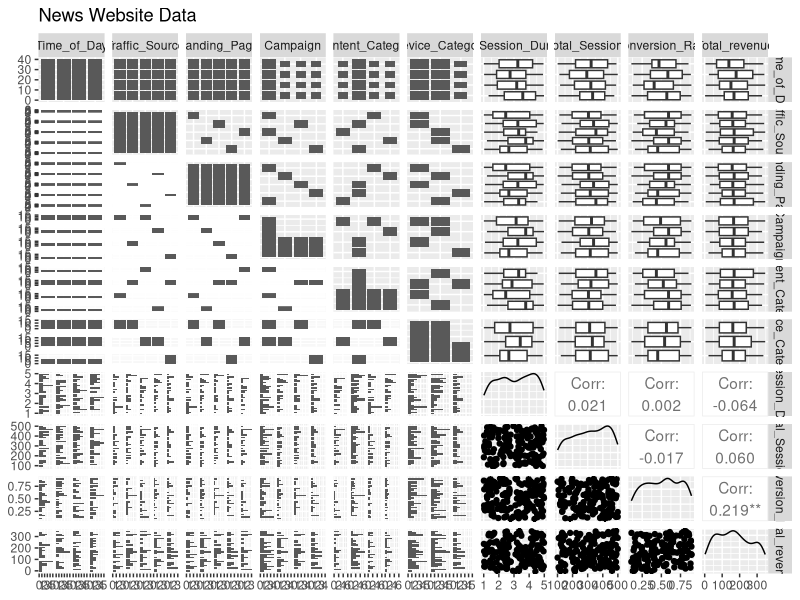
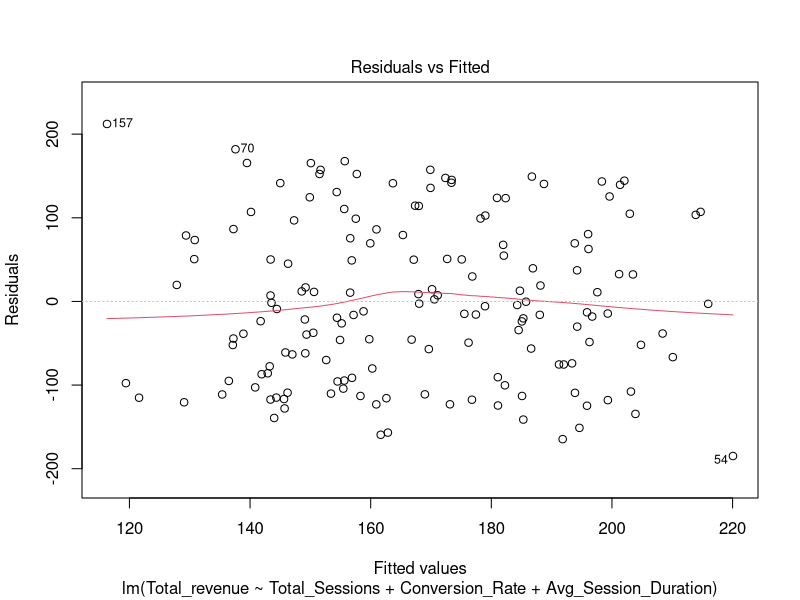
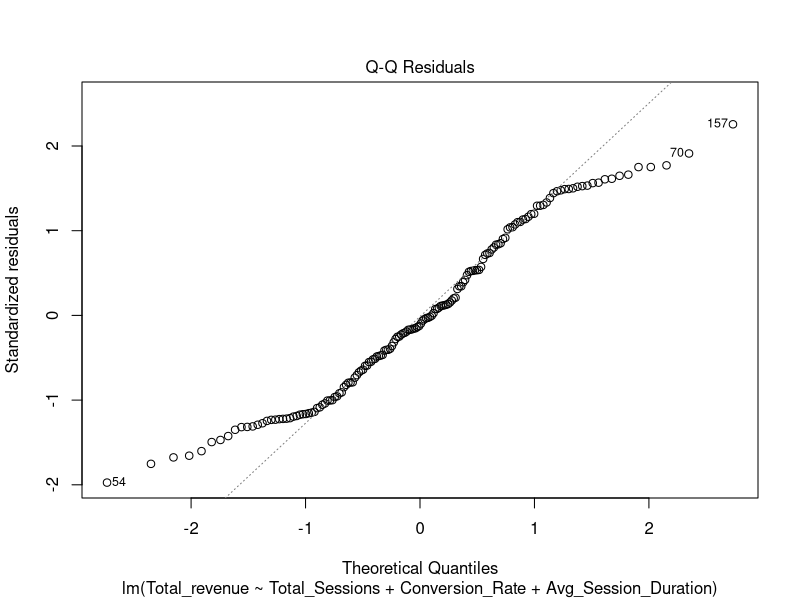
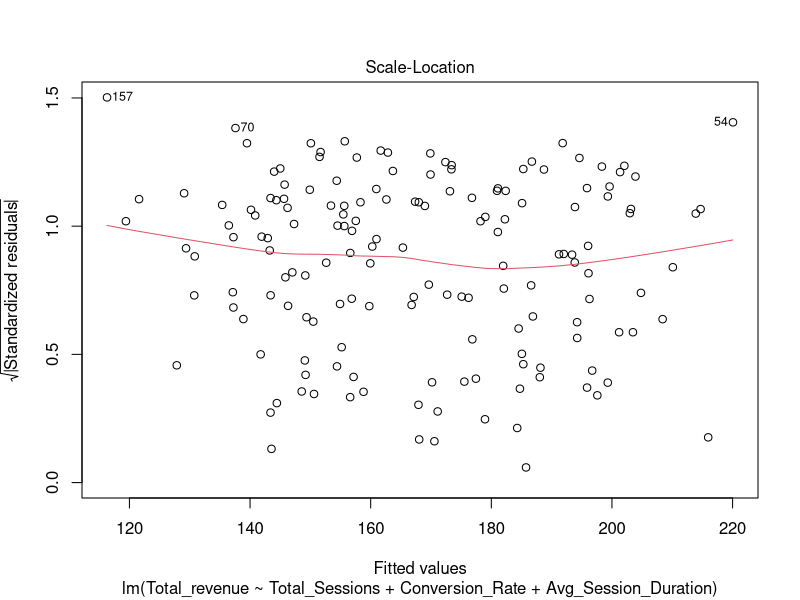
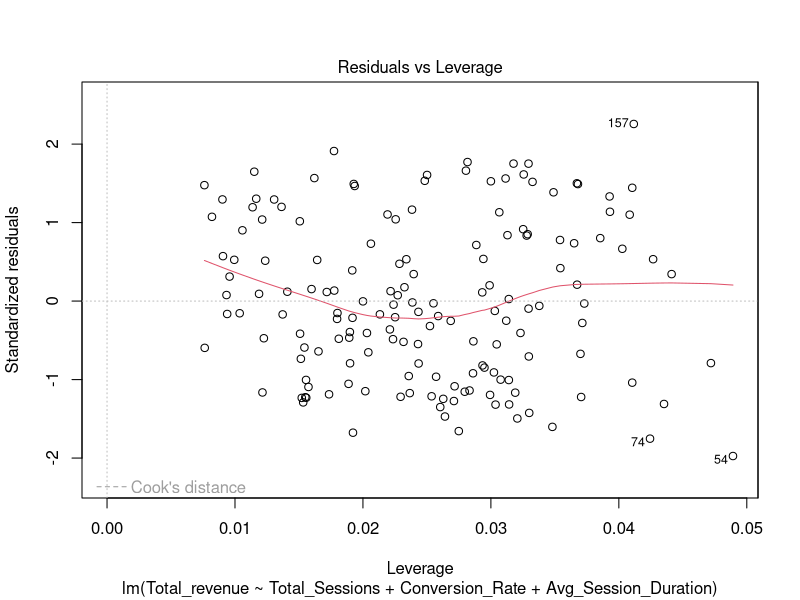

Reproduce these figures in R, in order.
## ---- chunk 1
knitr::opts_chunk$set(echo = TRUE)
## ---- chunk 2
library(readxl)
library(dplyr)

mydata <- read_excel("News Website Dataset_2.xlsx")
data_num <- mydata[, c("Avg_Session_Duration", "Total_Sessions", "Total_revenue","Conversion_Rate")]
## ---- chunk 3
model <- lm(Total_revenue ~ Total_Sessions
+ Conversion_Rate + Avg_Session_Duration, data = mydata)
model_fit <- summary(model)
print(model_fit)
## ---- chunk 4
coefficients(model_fit)
confint(model_fit,level=0.95)
fitted(model_fit)
## ---- chunk 5
library(GGally)
ggpairs(data=mydata, title="News Website Data")
plot(model)
residuals(model_fit)
## ---- chunk 6
new_data <- data.frame(Time_of_Day = "Morning",
                       Traffic_Source = "Organic Search",
                       Landing_Page = "/blog/new-product",
                       Campaign = "SEO Campaign",
                       Content_Category = "Blog",
                       Device_Category = "Desktop",
                       Avg_Session_Duration = 4.23,
                       Total_Sessions = 325,
                       Conversion_Rate = 0.35)

# Make predictions
predicted_total_revenue <- predict(model, newdata = new_data)
predicted_total_revenue
## ---- chunk 7
#Model Accuracy
rsquared <- summary(model)$r.squared
cat("R-squared:", rsquared, "\n")
adjusted_rsquared <- summary(model)$adj.r.squared
cat("Adjusted R-squared:", adjusted_rsquared, "\n")
predictions <- predict(model)
rmse <- sqrt(mean((mydata$Total_revenue - predictions)^2))
cat("RMSE:", rmse, "\n")
